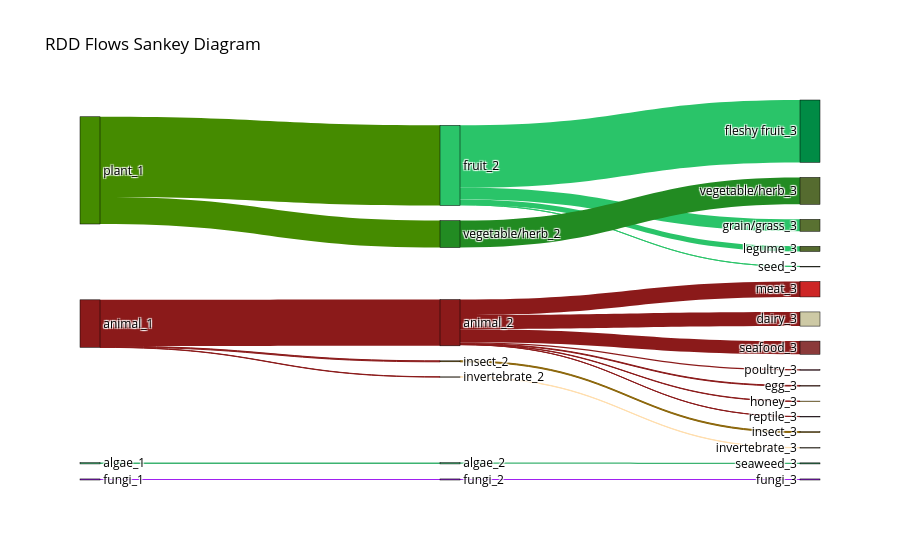

Notebook cell for this chart:
### Markdown cell above
---

## 7. Sankey Diagram: Hierarchical Food Flows

### Objective
Visualize how RDD counts flow through the hierarchical food ontology, showing relationships between broad categories and specific food types.


- **Node Width**: Proportional to total RDD counts at that ontology level
- **Flow Thickness**: Shows distribution of counts from general to specific categories
- **Colors**: Represent different food ontology branches (if color mapping provided)

### Parameters
- `max_hierarchy_level=3`: Show up to level 3 (broad food categories)
- `color_mapping_file`: Optional CSV defining colors for each ontology branch
- `sample`: Optional sample file can be selected to only visualize the counts for one sample

### Code cell
# Initialize visualizer with Plotly backend for interactive diagrams
visualizer = Visualizer(PlotlyBackend())

# Generate interactive Sankey diagram
visualizer.plot_sankey(
    rdd_food_nist,
    color_mapping_file="../data/sample_type_hierarchy.csv",
    max_hierarchy_level=3
)

### Figure 1 — Plotly figure (JSON) as saved in the notebook; plotly's stock layout.template omitted (floating-point values rounded to 4 significant figures)
{"data": [{"arrangement": "fixed", "link": {"color": ["#3CB371", "#8B1A1A", "#458B00", "#A020F0", "#8B1A1A", "#8B1A1A", "#458B00", "#8B1A1A", "#8B1A1A", "#2AC469", "#A020F0", "#2AC469", "#8B1A1A", "#8B6508", "#FFDEAD", "#2AC469", "#8B1A1A", "#8B1A1A", "#8B1A1A", "#8B1A1A", "#3CB371", "#2AC469", "#228B22"], "source": [2, 1, 0, 3, 1, 1, 0, 6, 6, 4, 10, 4, 6, 7, 8, 4, 6, 6, 6, 6, 9, 4, 5], "target": [9, 6, 4, 10, 7, 8, 5, 17, 20, 11, 26, 12, 21, 23, 24, 13, 16, 19, 22, 18, 25, 14, 15], "value": [3784, 133196, 231055, 3077, 2808, 793, 77649, 40798, 1897, 179550, 3077, 34341, 1014, 2808, 793, 14852, 44496, 3430, 370, 37903, 3092, 29, 77649]}, "node": {"color": ["#458B00", "#8B1A1A", "#3CB371", "#A020F0", "#2AC469", "#228B22", "#8B1A1A", "#8B6508", "#FFDEAD", "#3CB371", "#A020F0", "#008B45", "#597131", "#556B2F", "#69843A", "#556B2F", "#CD2626", "#CDC9A5", "#8B3A3A", "#CD919E", "#CD5B45", "#FFC125", "#8B2252", "#B8860B", "#FFDEAD", "#2E8B57", "#A020F0"], "label": ["plant_1", "animal_1", "algae_1", "fungi_1", "fruit_2", "vegetable/herb_2", "animal_2", "insect_2", "invertebrate_2", "algae_2", "fungi_2", "fleshy fruit_3", "grain/grass_3", "legume_3", "seed_3", "vegetable/herb_3", "meat_3", "dairy_3", "seafood_3", "poultry_3", "egg_3", "honey_3", "reptile_3", "insect_3", "invertebrate_3", "seaweed_3", "fungi_3"], "line": {"color": "black", "width": 0.5}, "pad": 15, "thickness": 20}, "type": "sankey"}], "layout": {"font": {"color": "black", "size": 12}, "paper_bgcolor": "white", "plot_bgcolor": "white", "title": {"text": "RDD Flows Sankey Diagram"}}}
